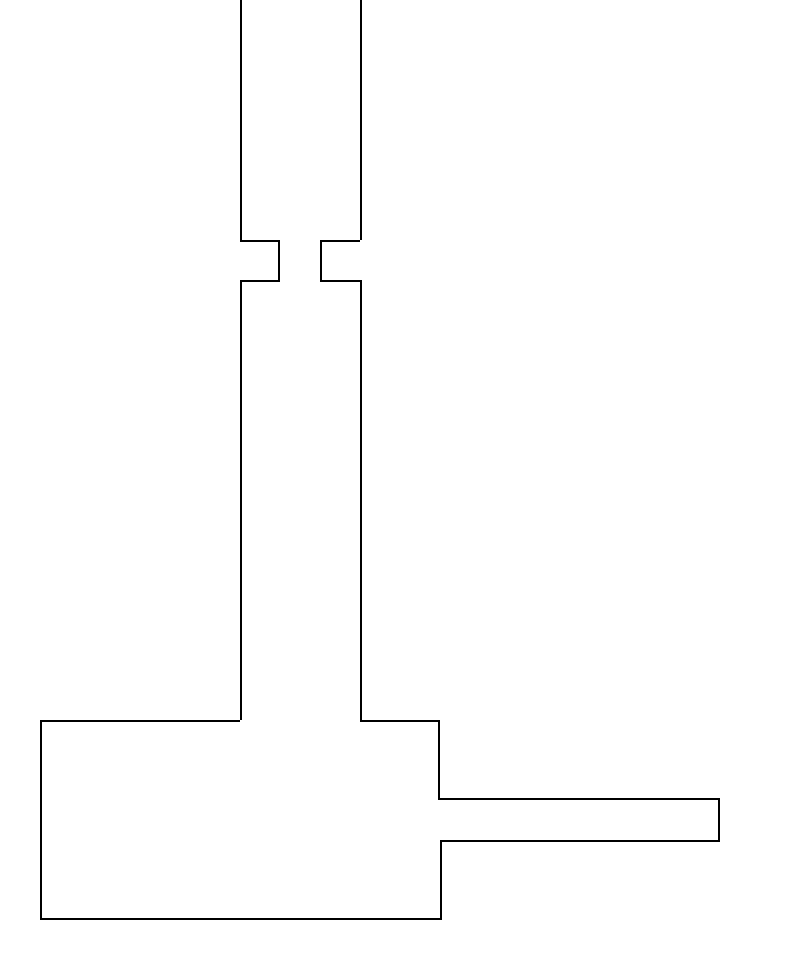

A 2D game scene composited from a Tiled map and its tileset images. What follows is a short description and the map's XML, with every tile layer's data as written:
An orthogonal 20x24 tile map with 40x40 px tiles, 2 tile layers (tiles, decal), 2 tilesets and 19 objects (npc, script, enemy, transition, spawn, ...).

<map version="1.9" tiledversion="1.9.0" orientation="orthogonal" renderorder="right-down" width="20" height="24" tilewidth="40" tileheight="40" infinite="0" nextlayerid="7" nextobjectid="56">
 <editorsettings>
  <export target="dessstart.lua" format="lua" />
 </editorsettings>
 <properties>
  <property name="border" value="omori/whitespace'" />
  <property name="music" value="gimmieyourwalletmiss" />
  <property name="name" value="Dess - THE BEGINNING" />
 </properties>
 <tileset firstgid="1" source="../../tilesets/castle.tsx" />
 <tileset firstgid="61" source="../../tilesets/whitespace.tsx" />
 <layer id="1" name="tiles" width="20" height="24">
  <data encoding="csv">
65,65,65,65,65,65,64,65,65,64,65,65,65,65,65,65,65,65,65,65,
65,65,65,65,65,65,64,65,65,64,65,65,65,65,65,65,65,65,65,65,
65,65,65,65,65,65,64,65,65,64,65,65,65,65,65,65,65,65,65,65,
65,65,65,65,65,65,64,65,65,64,65,65,65,65,65,65,65,65,65,65,
65,65,65,65,65,65,64,65,65,64,65,65,65,65,65,65,65,65,65,65,
65,65,65,65,65,65,64,65,65,64,65,65,65,65,65,65,65,65,65,65,
65,65,65,65,65,65,63,65,61,65,65,65,65,65,65,65,65,65,65,65,
65,65,65,65,65,65,61,65,62,64,65,65,65,65,65,65,65,65,65,65,
65,65,65,65,65,65,64,65,65,64,65,65,65,65,65,65,65,65,65,65,
65,65,65,65,65,65,64,65,65,64,65,65,65,65,65,65,65,65,65,65,
65,65,65,65,65,65,64,65,65,64,65,65,65,65,65,65,65,65,65,65,
65,65,65,65,65,65,64,65,65,64,65,65,65,65,65,65,65,65,65,65,
65,65,65,65,65,65,64,65,65,64,65,65,65,65,65,65,65,65,65,65,
65,65,65,65,65,65,64,65,65,64,65,65,65,65,65,65,65,65,65,65,
65,65,65,65,65,65,64,65,65,64,65,65,65,65,65,65,65,65,65,65,
65,65,65,65,65,65,64,65,65,64,65,65,65,65,65,65,65,65,65,65,
65,65,65,65,65,65,64,65,65,64,65,65,65,65,65,65,65,65,65,65,
65,65,65,65,65,65,64,65,65,64,65,65,65,65,65,65,65,65,65,65,
65,61,62,62,62,62,65,65,65,62,63,65,65,65,65,65,65,65,65,65,
65,64,65,65,65,65,65,65,65,65,66,68,68,68,68,68,68,68,65,65,
65,64,65,65,65,65,65,65,65,65,65,65,65,65,65,65,65,66,65,65,
65,64,65,65,65,65,65,65,65,65,65,61,62,62,62,62,62,62,65,65,
65,67,68,68,68,68,68,68,68,68,68,64,65,65,65,65,65,65,65,65,
65,65,65,65,65,65,65,65,65,65,65,65,65,65,65,65,65,65,65,65
</data>
 </layer>
 <layer id="2" name="decal" width="20" height="24">
  <data encoding="csv">
0,0,0,0,0,0,0,0,0,0,0,0,0,0,0,0,0,0,0,0,
0,0,0,0,0,0,0,0,0,0,0,0,0,0,0,0,0,0,0,0,
0,0,0,0,0,0,0,0,0,0,0,0,0,0,0,0,0,0,0,0,
0,0,0,0,0,0,0,0,0,0,0,0,0,0,0,0,0,0,0,0,
0,0,0,0,0,0,0,0,0,0,0,0,0,0,0,0,0,0,0,0,
0,0,0,0,0,0,0,0,0,0,0,0,0,0,0,0,0,0,0,0,
0,0,0,0,0,0,0,0,0,0,0,0,0,0,0,0,0,0,0,0,
0,0,0,0,0,0,0,0,0,0,0,0,0,0,0,0,0,0,0,0,
0,0,0,0,0,0,0,0,0,0,0,0,0,0,0,0,0,0,0,0,
0,0,0,0,0,0,0,0,0,0,0,0,0,0,0,0,0,0,0,0,
0,0,0,0,0,0,0,0,0,0,0,0,0,0,0,0,0,0,0,0,
0,0,0,0,0,0,0,0,0,0,0,0,0,0,0,0,0,0,0,0,
0,0,0,0,0,0,0,0,0,0,0,0,0,0,0,0,0,0,0,0,
0,0,0,0,0,0,0,0,0,0,0,0,0,0,0,0,0,0,0,0,
0,0,0,0,0,0,0,0,0,0,0,0,0,0,0,0,0,0,0,0,
0,0,0,0,0,0,0,0,0,0,0,0,0,0,0,0,0,0,0,0,
0,0,0,0,0,0,0,0,0,0,0,0,0,0,0,0,0,0,0,0,
0,0,0,0,0,0,0,0,0,0,0,0,0,0,0,0,0,0,0,0,
0,0,0,0,0,0,0,0,0,0,0,0,0,0,0,0,0,0,0,0,
0,0,0,0,0,0,0,0,0,0,0,0,0,0,0,0,0,0,0,0,
0,0,0,0,0,0,0,0,0,0,0,0,0,0,0,0,0,0,0,0,
0,0,0,0,0,0,0,0,0,0,0,0,0,0,0,0,0,0,0,0,
0,0,0,0,0,0,0,0,0,0,0,0,0,0,0,0,0,0,0,0,
0,0,0,0,0,0,0,0,0,0,0,0,0,0,0,0,0,0,0,0
</data>
 </layer>
 <objectgroup color="#0000ff" id="3" name="collision" opacity="0.5">
  <object id="8" x="360" y="680" width="120" height="40" />
  <object id="10" x="0" y="920" width="480" height="40" />
  <object id="12" x="0" y="680" width="240" height="40" />
  <object id="17" x="200" y="0" width="40" height="680" />
  <object id="18" x="360" y="0" width="40" height="680" />
  <object id="43" x="0" y="720" width="40" height="200" />
  <object id="44" x="440" y="720" width="40" height="70" />
  <object id="45" x="440" y="840" width="40" height="80" />
  <object id="46" x="480" y="840" width="240" height="40" />
  <object id="47" x="720" y="760" width="40" height="120" />
  <object id="48" x="480" y="760" width="240" height="30" />
  <object id="50" x="240" y="240" width="40" height="40" />
  <object id="51" x="320" y="240" width="40" height="40" />
 </objectgroup>
 <objectgroup color="#ff00ff" id="4" name="objects">
  <object id="19" name="npc" x="680" y="810" width="40" height="20">
   <properties>
    <property name="actor" value="dess" />
    <property name="cutscene" value="desslmao.dessbegin" />
    <property name="flagcheck" value="!gotDess" />
   </properties>
  </object>
  <object id="49" name="script" x="240" y="480" width="120" height="120">
   <properties>
    <property name="cutscene" value="desslmao.dessgetoverhere" />
    <property name="flagcheck" value="!dessThingy" />
    <property name="once" type="bool" value="false" />
   </properties>
  </object>
  <object id="53" name="enemy" x="280" y="240" width="40" height="40">
   <properties>
    <property name="actor" value="ufoofdoom" />
    <property name="encounter" value="ufoofdooms" />
    <property name="flagcheck" value="!mimicBossDone" />
   </properties>
  </object>
  <object id="54" name="transition" x="200" y="-40" width="200" height="40">
   <properties>
    <property name="map" value="dessstuff/dessend" />
    <property name="marker" value="entry" />
   </properties>
  </object>
 </objectgroup>
 <objectgroup color="#7f00ff" id="5" name="markers">
  <object id="20" name="spawn" x="110" y="840">
   <point />
  </object>
  <object id="55" name="entry" x="300" y="80">
   <point />
  </object>
 </objectgroup>
</map>
